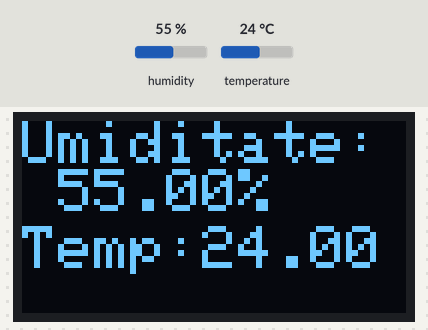
This sketch was run on a simulated Arduino Uno, built with avr-gcc and run on an emulated ATmega328P. On the bench: 128×64 one-colour display. The inputs (shaded band) are chosen by the test bench; at power-on: humidity 55 %, temperature 24 °C.

Above: at 2.8 s.
2.9 s: humidity set to 22 %
At 5.2 s:
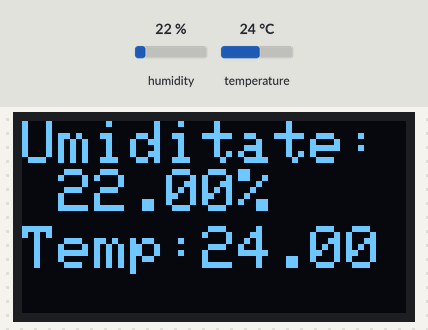
5.6 s: temperature set to 12 °C
At 7.1 s:
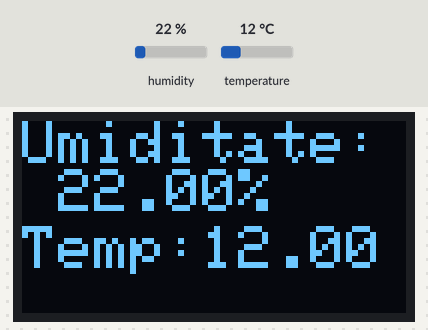
8.3 s: humidity set to 40 %
At 10.7 s:
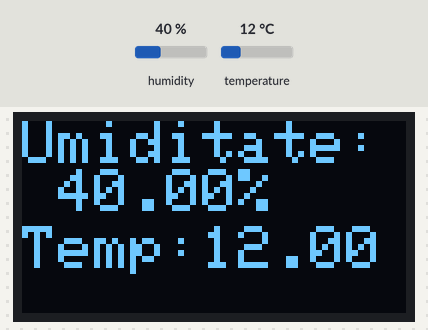
11.6 s: temperature set to 19 °C
At 12.5 s:
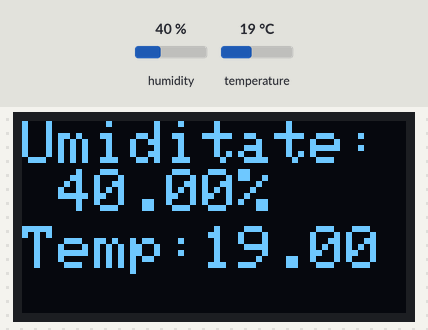
Timing chart, 0 to 14.6 s (numbered marks = the images above; inputs shaded):
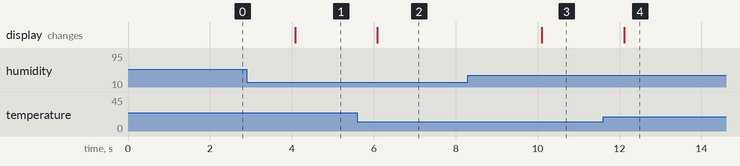

The sketch:

Temperature-and-Humidity-Monitor.ino
```cpp
#include <Wire.h>
#include <Adafruit_GFX.h>
#include <Adafruit_SSD1306.h>

#define screen_width 128
#define screen_height 64
#include <DHT.h>
#define DHTPIN 7
#define DHTTYPE DHT22
DHT dht (DHTPIN, DHTTYPE);

int chk;
float hum;
float temp;
int PowerPin = 10;

Adafruit_SSD1306 display(screen_width, screen_height);

void setup() {
  display.begin(SSD1306_SWITCHCAPVCC, 0x3C);
  Serial.begin(9600);
  pinMode(10, OUTPUT);
  digitalWrite(PowerPin, HIGH);
  dht.begin();
}

void loop(){
  hum = dht.readHumidity();
  temp= dht.readTemperature();
  display.clearDisplay();
  display.setTextSize(2);
  display.setTextColor(SSD1306_WHITE);
  display.setCursor(0, 0);
  display.print("Umiditate: ");
  display.print(hum);
  display.print ("%");
  display.setCursor(0, 35);
  display.print ("Temp:");
  display.print (temp);
  display.display();
  }
```

Measured:
- after the input at 2.9 s, the display: changes after 1.2 s (image 1)
- after the input at 5.6 s, the display: changes after 0.49 s (image 2)
- after the input at 8.3 s, the display: changes after 1.8 s (image 3)
- after the input at 11.6 s, the display: changes after 0.51 s (image 4)
